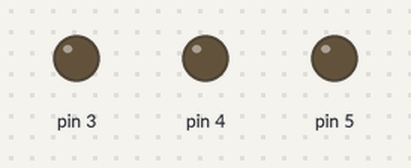
Simulated run of this sketch. Board: Arduino Uno, built with avr-gcc and run on an emulated ATmega328P. On the bench: output pins drawn as LEDs (lit = HIGH).

Above: at 0.05 s.
At 0.25 s:
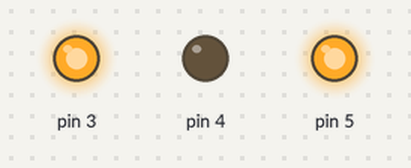
At 0.45 s:
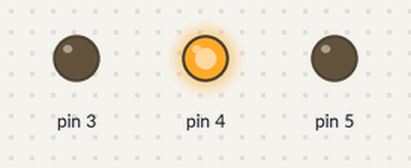
At 0.85 s:
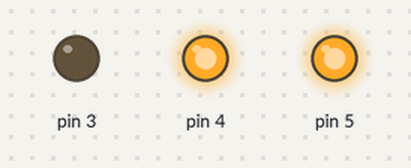
At 1.25 s:
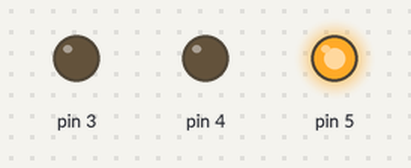
At 2.75 s:
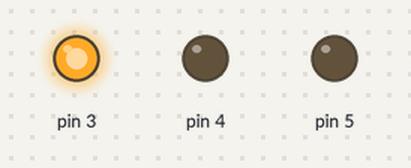
Timing chart, 0 to 3.0 s (numbered marks = the images above):
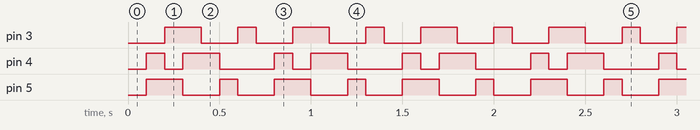

Measured:
- by itself, pin 3, pin 5: repeats every 0.70 s: LOW 0.20 s, HIGH 0.10 s, LOW 0.20 s, HIGH 0.20 s
- by itself, pin 4: repeats every 0.70 s: LOW 0.10 s, HIGH 0.20 s, LOW 0.30 s, HIGH 0.10 s
- by itself, everything shown: repeats every 0.70 s, in 7 steps

The sketch:

0924.ino
```cpp
void setup() {
  // put your setup code here, to run once:
  pinMode(3, OUTPUT);
  pinMode(4, OUTPUT);
  pinMode(5, OUTPUT);
}

void loop() {
  // put your main code here, to run repeatedly:
  digitalWrite(3, LOW);// turn the RED LED on
  digitalWrite(4, LOW);// turn the Green LED on
  digitalWrite(5, LOW);// turn the GREEN LED on
  delay(100);

  digitalWrite(3, LOW);// turn the RED LED off
  digitalWrite(4, HIGH);// turn the RED LED on
  digitalWrite(5, HIGH);// turn the GREEN LED on
  delay(100);

  digitalWrite(3, HIGH);// turn the RED LED off
  digitalWrite(4, LOW);// turn the RED LED on
  digitalWrite(5, HIGH);// turn the GREEN LED on
  delay(100);

  digitalWrite(3, HIGH);// turn the RED LED off
  digitalWrite(4, HIGH);// turn the RED LED on
  digitalWrite(5, LOW);// turn the GREEN LED on
  delay(100);

  digitalWrite(3, LOW);// turn the RED LED off
  digitalWrite(4, HIGH);// turn the RED LED on
  digitalWrite(5, LOW);// turn the GREEN LED on
  delay(100);

  digitalWrite(3, LOW);// turn the RED LED off
  digitalWrite(4, LOW);// turn the RED LED on
  digitalWrite(5, HIGH);// turn the GREEN LED on
  delay(100);

  digitalWrite(3, HIGH);// turn the RED LED off
  digitalWrite(4, LOW);// turn the RED LED on
  digitalWrite(5, LOW);// turn the GREEN LED on
  delay(100);

}
```
